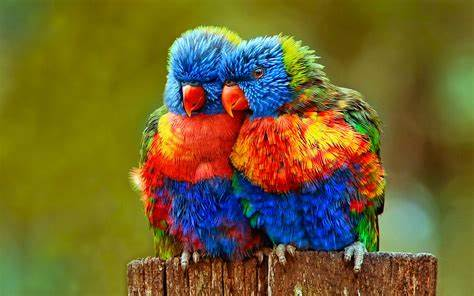
#> input picture Python/aaa.jpeg, 474 x 296 px
$ jupyter execute --allow-errors Image_properties.ipynb
#> lines starting #> are read from the running program, lines starting #| are printed output that depends on the picture
[cell 1]
import numpy as np
import cv2 as cv
import matplotlib.pyplot as plt
im=cv.imread("aaa.jpeg",cv.IMREAD_COLOR)
#> im is the input picture: shape (296, 474, 3); mean B, G, R 45.4, 100, 114
im=cv.cvtColor(im,cv.COLOR_BGR2RGB)


fig,ax=plt.subplots()
ax.imshow(im)
ax.set_title("Random Picture")
plt.show()

[cell 2]
import numpy as np
import cv2 as cv
import matplotlib.pyplot as plt
im=cv.imread("aaa.jpeg",cv.IMREAD_GRAYSCALE)
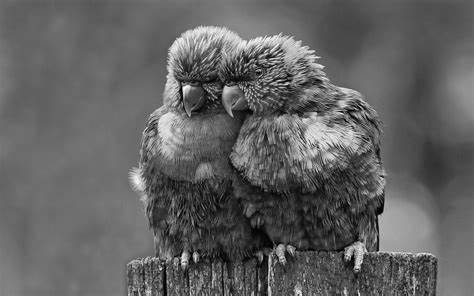
#> im: shape (296, 474); min 0, max 255, mean 97.9
imgb=im+100
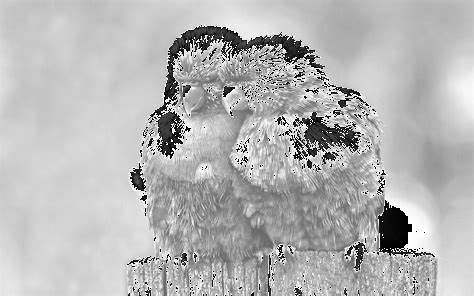
#> imgb: shape (296, 474); min 0, max 255, mean 181.3
imgc=cv.add(im,100)
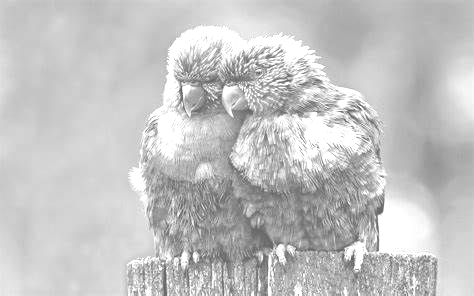
#> imgc: shape (296, 474); min 100, max 255, mean 196


fig,ax=plt.subplots(1,3)
ax[0].imshow(im,cmap="gray")
ax[0].set_title("Original")
ax[1].imshow(imgb,cmap="gray")
ax[1].set_title("Add 100")
ax[2].imshow(imgc,cmap="gray")
ax[2].set_title("cv.add")
plt.show()
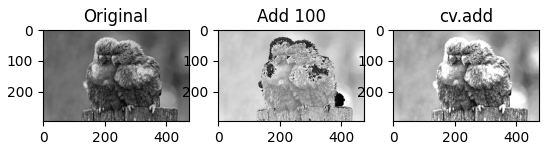
#> figure drawn by matplotlib, 3 panels

[cell 3]
#increase brightness using Loops
import cv2 as  cv
import numpy as np
import matplotlib.pyplot as plt
def image_brighten(image,shift):
    height,width,channels=image.shape
    for i in range(height):
        for j in range(width):
            for k in range(channels):
                if image[i,j,k]+shift>255:
                    image[i,j,k]=255
                else:
                    image[i,j,k]=image[i,j,k]+shift
    return image
image=cv.imread('aaa.jpeg',cv.IMREAD_GRAYSCALE)
fig,ax=plt.subplots(1,2)
ax[0].imshow(im,cmap="gray")
ax[0].set_title("Original")
ax[1].imshow(imgb,cmap="gray")
ax[1].set_title("image brighten")

$ run again, with Assignment_2/img.jpeg copied over Python/aaa.jpeg
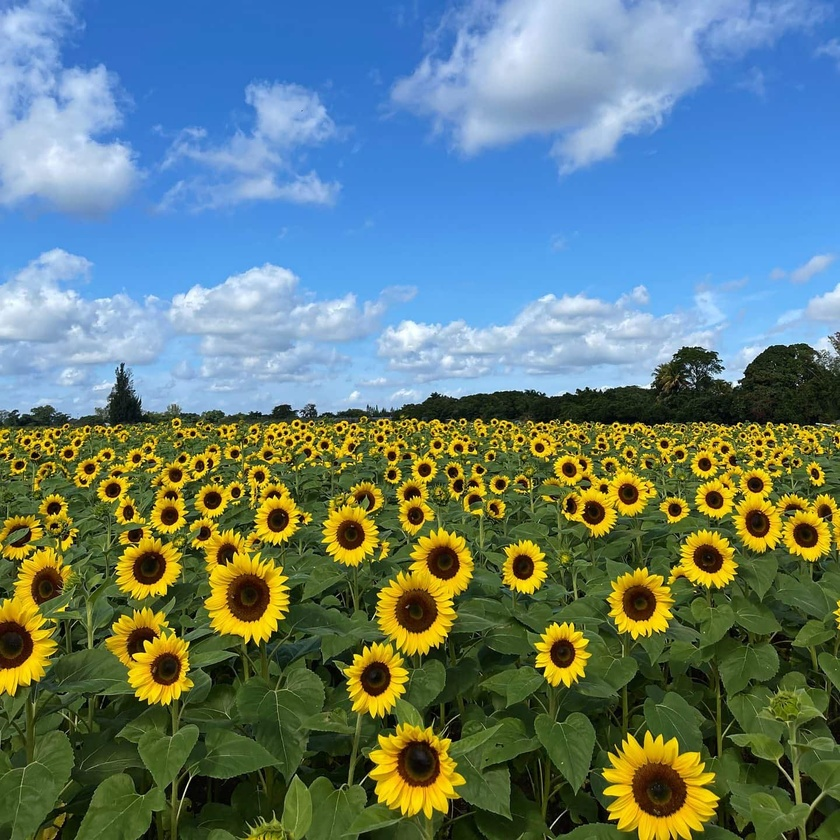
#> input picture Assignment_2/img.jpeg, 840 x 840 px, shrunk from 1440 x 1440 before the run
#> im is the input picture: shape (840, 840, 3); mean B, G, R 120.2, 125.3, 100.4
#> `imgc=cv.add(im,100)`:
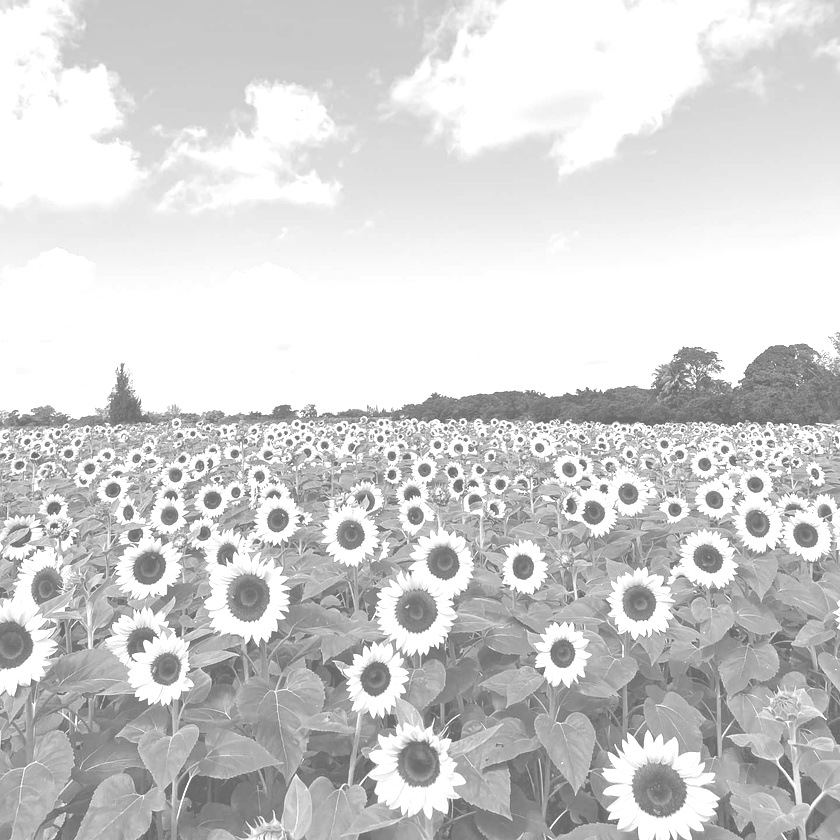
#> imgc: shape (840, 840); min 100, max 255, mean 208.8
#> `plt.show()`:
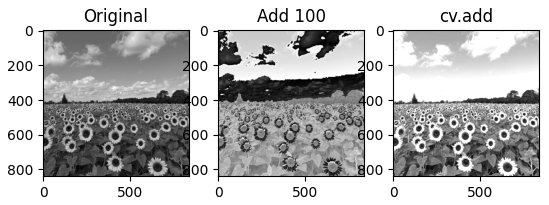
#> figure drawn by matplotlib, 3 panels

$ run again, with Assignment/(1).jpg copied over Python/aaa.jpeg
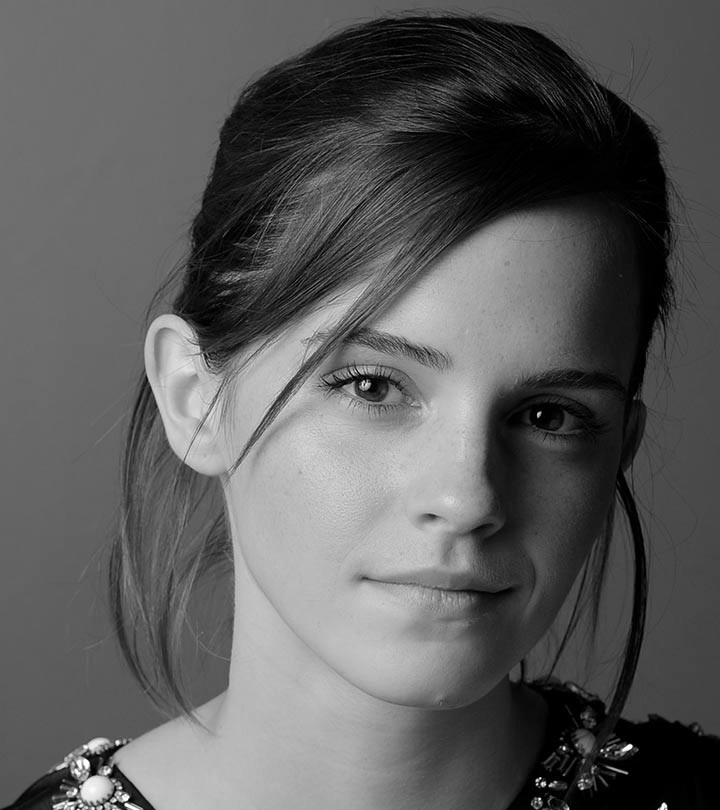
#> input picture Assignment/(1).jpg, 720 x 810 px
#> im is the input picture: shape (810, 720, 3); min 0, max 255, mean 92.2
#> im: shape (810, 720)
#> `imgc=cv.add(im,100)`:
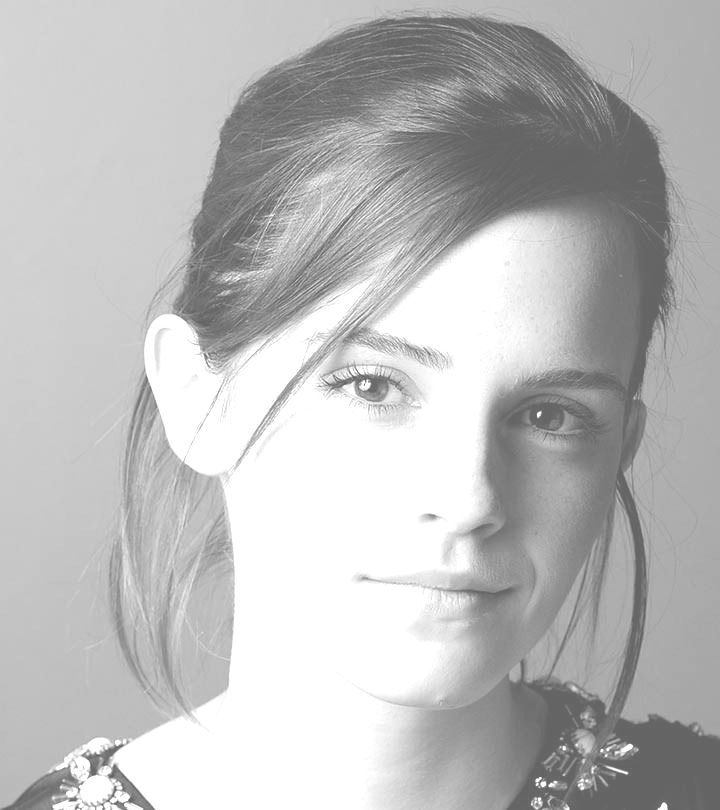
#> imgc: shape (810, 720); min 100, max 255, mean 187.3
#> `[cell 3] #increase brightness using Loops import cv2 as  cv import num..`:
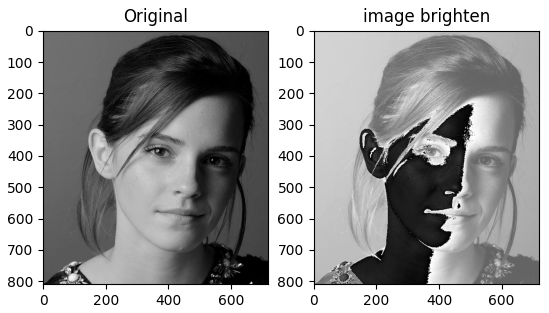
#> figure drawn by matplotlib, 2 panels
